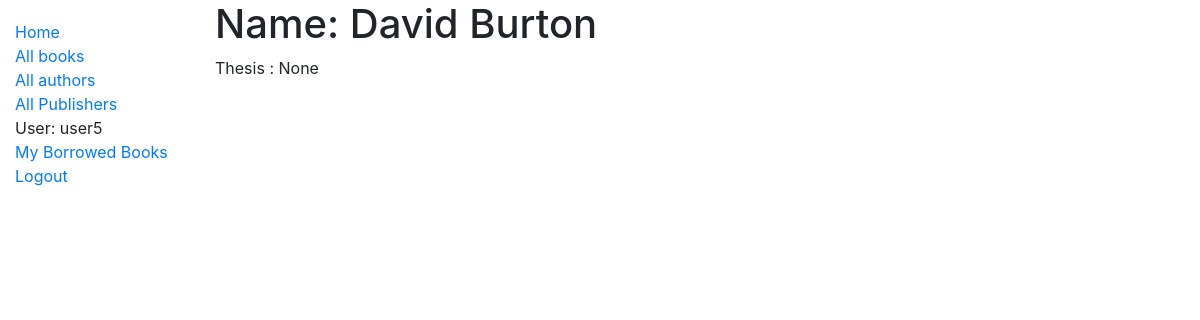
The app's page /catalog/authors/5/ (signed in) with its own data.
### catalog/models.py (models this page shows, shortened)
class Author(models.Model):
    first_name=models.CharField(max_length=100)
    last_name=models.CharField(max_length=100)
    thesis=models.TextField(max_length=200, null=True)
    last_accessed=models.DateTimeField(null=True)
    class Meta:
        ordering=['last_name','first_name']

### catalog/views.py (the view)
# urls.py: path('authors/<int:pk>/', views.AuthorDetailView.as_view(), name='author-detail'),
class AuthorDetailView(generic.DetailView):
    queryset=Author.objects.all()
    def get_object(self):
        obj=super().get_object()
        obj.last_accessed=timezone.now()
        obj.save()
        return obj

### catalog/templates/catalog/author_detail.html
{% extends "base_generic.html" %}
{% block content %}
<h1>Name: {{author.first_name}} {{author.last_name}}</h1>
<p>Thesis : {{author.thesis}}</p>
{% endblock %}

### catalog/templates/base_generic.html (shortened to what this page needs)
<!DOCTYPE html>
<html lang="en">
<head>
  <link rel="stylesheet" href="https://cdn.jsdelivr.net/npm/bootstrap@4.5.3/dist/css/bootstrap.min.css">
  {% load static %}
  <link rel="stylesheet" href="{% static 'css/styles.css' %}">
</head>
<body>
  <div class="container-fluid">
    <div class="row">
      <div class="col-sm-2">
      {% block sidebar %}
        <ul class="sidebar-nav">
          <li><a href="{% url 'index' %}">Home</a></li>
          <li><a href="{% url 'books' %}">All books</a></li>
          <li><a href="{% url 'authors' %}">All authors</a></li>
          <li><a href="{% url 'publishers' %}">All Publishers</a></li>
          {% if user.is_authenticated %}
            <li>User: {{user.get_username}}</li>
            <li><a href="{%url 'my-borrowed' %}">My Borrowed Books</a></li>
            <li><a href="{% url 'logout' %}?next={{request.path}}">Logout</a></li>
          {% else %}
            <li><a href="{% url 'login' %}?next={{request.path}}">Login</a></li>
            <li><a href="{% url 'register' %}">Register</a></li>
          {% endif %}
        </ul>
     {% endblock %}
      </div>
      <div class="col-sm-10 ">{% block content %}{% endblock %}</div>
    </div>
  </div>
</body>
</html>

### catalog/static/css/styles.css (style rules this page uses)
.sidebar-nav { margin-top: 20px; padding: 0; list-style: none; }

### records on screen
Author: first_name "David", last_name "Burton", thesis "None"

### other values on screen
{{ user.get_username }} "user5"
